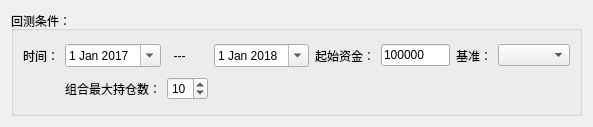
<?xml version="1.0" encoding="UTF-8"?>
<ui version="4.0">
 <class>Form</class>
 <widget class="QWidget" name="Form">
  <property name="geometry">
   <rect>
    <x>0</x>
    <y>0</y>
    <width>593</width>
    <height>127</height>
   </rect>
  </property>
  <property name="windowTitle">
   <string>Form</string>
  </property>
  <layout class="QHBoxLayout" name="horizontalLayout">
   <item>
    <widget class="QGroupBox" name="groupBox">
     <property name="title">
      <string>回测条件：</string>
     </property>
     <layout class="QHBoxLayout" name="horizontalLayout_2">
      <item>
       <layout class="QGridLayout" name="gridLayout_2">
        <item row="0" column="4">
         <widget class="QDateEdit" name="dt_end">
          <property name="dateTime">
           <datetime>
            <hour>0</hour>
            <minute>0</minute>
            <second>0</second>
            <year>2018</year>
            <month>1</month>
            <day>1</day>
           </datetime>
          </property>
          <property name="calendarPopup">
           <bool>true</bool>
          </property>
         </widget>
        </item>
        <item row="1" column="3">
         <widget class="QSpinBox" name="box_max_hold">
          <property name="minimum">
           <number>1</number>
          </property>
          <property name="maximum">
           <number>50</number>
          </property>
          <property name="value">
           <number>10</number>
          </property>
         </widget>
        </item>
        <item row="0" column="6">
         <widget class="QLineEdit" name="edit_init_cash">
          <property name="text">
           <string>100000</string>
          </property>
         </widget>
        </item>
        <item row="0" column="1">
         <widget class="QDateEdit" name="dt_start">
          <property name="dateTime">
           <datetime>
            <hour>0</hour>
            <minute>0</minute>
            <second>0</second>
            <year>2017</year>
            <month>1</month>
            <day>1</day>
           </datetime>
          </property>
          <property name="calendarPopup">
           <bool>true</bool>
          </property>
         </widget>
        </item>
        <item row="0" column="5">
         <widget class="QLabel" name="label_3">
          <property name="text">
           <string>起始资金：</string>
          </property>
         </widget>
        </item>
        <item row="0" column="0">
         <widget class="QLabel" name="label">
          <property name="text">
           <string>时间：</string>
          </property>
         </widget>
        </item>
        <item row="0" column="3">
         <widget class="QLabel" name="label_2">
          <property name="text">
           <string>  ---</string>
          </property>
         </widget>
        </item>
        <item row="0" column="7">
         <widget class="QLabel" name="label_4">
          <property name="text">
           <string>基准：</string>
          </property>
         </widget>
        </item>
        <item row="0" column="8">
         <widget class="QComboBox" name="combo_benchmark"/>
        </item>
        <item row="1" column="1">
         <widget class="QLabel" name="label_5">
          <property name="text">
           <string>组合最大持仓数：</string>
          </property>
         </widget>
        </item>
       </layout>
      </item>
     </layout>
    </widget>
   </item>
  </layout>
 </widget>
 <resources/>
 <connections/>
</ui>
